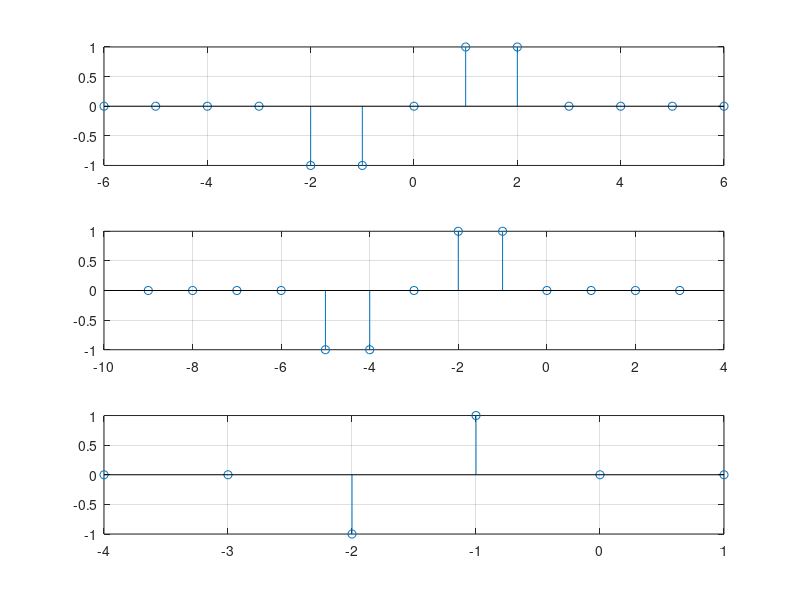

Write MATLAB code to recreate this figure.
close all;
clear;
clc;
x1=-6:1:6;
y1=[0 0 0 0 -1 -1 0 1 1 0 0 0 0];
subplot(3,1,1);
stem(x1,y1);
grid on;

n=x1-3;
subplot(3,1,2);
stem(n,y1);
grid on;

value=2;
temp=1;
for i=1:length(n)
    if(rem(n(i),value)==0)
        x2(temp)=n(i)./value;
        y2(temp)=y1(i);
        temp=temp+1;
    end
end
subplot(3,1,3);
stem(x2,y2);
grid on;
